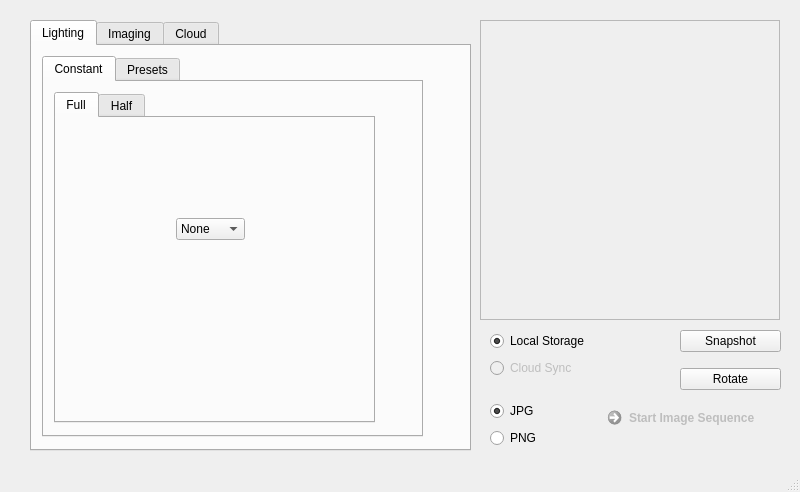
<?xml version="1.0" encoding="UTF-8"?>
<ui version="4.0">
 <class>MainWindow</class>
 <widget class="QMainWindow" name="MainWindow">
  <property name="geometry">
   <rect>
    <x>0</x>
    <y>0</y>
    <width>800</width>
    <height>492</height>
   </rect>
  </property>
  <property name="windowTitle">
   <string>FlashLapse Commad Point</string>
  </property>
  <property name="windowIcon">
   <iconset>
    <normaloff>../_image/icon.png</normaloff>../_image/icon.png</iconset>
  </property>
  <widget class="QWidget" name="centralwidget">
   <widget class="QLabel" name="Image_Frame">
    <property name="geometry">
     <rect>
      <x>480</x>
      <y>20</y>
      <width>300</width>
      <height>300</height>
     </rect>
    </property>
    <property name="frameShape">
     <enum>QFrame::StyledPanel</enum>
    </property>
    <property name="frameShadow">
     <enum>QFrame::Sunken</enum>
    </property>
    <property name="lineWidth">
     <number>5</number>
    </property>
    <property name="text">
     <string/>
    </property>
    <property name="pixmap">
     <pixmap>../_image/background.png</pixmap>
    </property>
    <property name="scaledContents">
     <bool>true</bool>
    </property>
   </widget>
   <widget class="QWidget" name="verticalLayoutWidget">
    <property name="geometry">
     <rect>
      <x>490</x>
      <y>400</y>
      <width>91</width>
      <height>51</height>
     </rect>
    </property>
    <layout class="QVBoxLayout" name="verticalLayout_4">
     <item>
      <widget class="QRadioButton" name="JPG">
       <property name="text">
        <string>JPG</string>
       </property>
       <property name="checked">
        <bool>true</bool>
       </property>
      </widget>
     </item>
     <item>
      <widget class="QRadioButton" name="PNG">
       <property name="text">
        <string>PNG</string>
       </property>
      </widget>
     </item>
    </layout>
   </widget>
   <widget class="QTabWidget" name="Control_Tab">
    <property name="geometry">
     <rect>
      <x>30</x>
      <y>20</y>
      <width>441</width>
      <height>431</height>
     </rect>
    </property>
    <property name="currentIndex">
     <number>0</number>
    </property>
    <widget class="QWidget" name="Lighting">
     <attribute name="title">
      <string>Lighting</string>
     </attribute>
     <widget class="QTabWidget" name="Lights">
      <property name="geometry">
       <rect>
        <x>10</x>
        <y>10</y>
        <width>381</width>
        <height>381</height>
       </rect>
      </property>
      <property name="currentIndex">
       <number>0</number>
      </property>
      <widget class="QWidget" name="Constant">
       <attribute name="title">
        <string>Constant</string>
       </attribute>
       <widget class="QTabWidget" name="Constant_Mode">
        <property name="geometry">
         <rect>
          <x>10</x>
          <y>10</y>
          <width>321</width>
          <height>331</height>
         </rect>
        </property>
        <property name="currentIndex">
         <number>0</number>
        </property>
        <widget class="QWidget" name="FullColor">
         <attribute name="title">
          <string>Full</string>
         </attribute>
         <widget class="QLabel" name="Color_Frame">
          <property name="geometry">
           <rect>
            <x>30</x>
            <y>10</y>
            <width>250</width>
            <height>250</height>
           </rect>
          </property>
          <property name="text">
           <string/>
          </property>
          <property name="pixmap">
           <pixmap>../_image/Color_None.png</pixmap>
          </property>
          <property name="scaledContents">
           <bool>true</bool>
          </property>
         </widget>
         <widget class="QComboBox" name="Full_Color_Select">
          <property name="geometry">
           <rect>
            <x>120</x>
            <y>100</y>
            <width>69</width>
            <height>22</height>
           </rect>
          </property>
          <property name="currentText">
           <string>None</string>
          </property>
          <item>
           <property name="text">
            <string>None</string>
           </property>
          </item>
          <item>
           <property name="text">
            <string>White</string>
           </property>
          </item>
          <item>
           <property name="text">
            <string>Red</string>
           </property>
          </item>
          <item>
           <property name="text">
            <string>Green</string>
           </property>
          </item>
          <item>
           <property name="text">
            <string>Blue</string>
           </property>
          </item>
         </widget>
        </widget>
        <widget class="QWidget" name="HalfColor">
         <attribute name="title">
          <string>Half</string>
         </attribute>
         <widget class="QLabel" name="Half_Left">
          <property name="geometry">
           <rect>
            <x>11</x>
            <y>10</y>
            <width>125</width>
            <height>250</height>
           </rect>
          </property>
          <property name="text">
           <string/>
          </property>
          <property name="pixmap">
           <pixmap>../_image/Color_None_Left.png</pixmap>
          </property>
          <property name="scaledContents">
           <bool>true</bool>
          </property>
         </widget>
         <widget class="QLabel" name="Half_Right">
          <property name="geometry">
           <rect>
            <x>165</x>
            <y>10</y>
            <width>125</width>
            <height>250</height>
           </rect>
          </property>
          <property name="text">
           <string/>
          </property>
          <property name="pixmap">
           <pixmap>../_image/Color_None_Right.png</pixmap>
          </property>
          <property name="scaledContents">
           <bool>true</bool>
          </property>
         </widget>
         <widget class="QWidget" name="layoutWidget">
          <property name="geometry">
           <rect>
            <x>50</x>
            <y>130</y>
            <width>191</width>
            <height>24</height>
           </rect>
          </property>
          <layout class="QHBoxLayout" name="horizontalLayout">
           <item>
            <widget class="QComboBox" name="Left_Select">
             <item>
              <property name="text">
               <string>None</string>
              </property>
             </item>
             <item>
              <property name="text">
               <string>White</string>
              </property>
             </item>
             <item>
              <property name="text">
               <string>Red</string>
              </property>
             </item>
             <item>
              <property name="text">
               <string>Green</string>
              </property>
             </item>
             <item>
              <property name="text">
               <string>Blue</string>
              </property>
             </item>
            </widget>
           </item>
           <item>
            <spacer name="horizontalSpacer">
             <property name="orientation">
              <enum>Qt::Horizontal</enum>
             </property>
             <property name="sizeHint" stdset="0">
              <size>
               <width>40</width>
               <height>20</height>
              </size>
             </property>
            </spacer>
           </item>
           <item>
            <widget class="QComboBox" name="Right_Select">
             <item>
              <property name="text">
               <string>None</string>
              </property>
             </item>
             <item>
              <property name="text">
               <string>White</string>
              </property>
             </item>
             <item>
              <property name="text">
               <string>Red</string>
              </property>
             </item>
             <item>
              <property name="text">
               <string>Green</string>
              </property>
             </item>
             <item>
              <property name="text">
               <string>Blue</string>
              </property>
             </item>
            </widget>
           </item>
          </layout>
         </widget>
        </widget>
       </widget>
      </widget>
      <widget class="QWidget" name="Presets">
       <attribute name="title">
        <string>Presets</string>
       </attribute>
       <widget class="QTabWidget" name="Presets">
        <property name="geometry">
         <rect>
          <x>10</x>
          <y>10</y>
          <width>321</width>
          <height>331</height>
         </rect>
        </property>
        <property name="currentIndex">
         <number>0</number>
        </property>
        <widget class="QWidget" name="Gravitropic">
         <attribute name="title">
          <string>Gravitropic</string>
         </attribute>
         <widget class="QTextBrowser" name="Gravi_Text">
          <property name="geometry">
           <rect>
            <x>10</x>
            <y>20</y>
            <width>290</width>
            <height>110</height>
           </rect>
          </property>
          <property name="html">
           <string>&lt;!DOCTYPE HTML PUBLIC &quot;-//W3C//DTD HTML 4.0//EN&quot; &quot;http://www.w3.org/TR/REC-html40/strict.dtd&quot;&gt;
&lt;html&gt;&lt;head&gt;&lt;meta name=&quot;qrichtext&quot; content=&quot;1&quot; /&gt;&lt;style type=&quot;text/css&quot;&gt;
p, li { white-space: pre-wrap; }
&lt;/style&gt;&lt;/head&gt;&lt;body style=&quot; font-family:'MS Shell Dlg 2'; font-size:8.1pt; font-weight:400; font-style:normal;&quot;&gt;
&lt;p style=&quot; margin-top:0px; margin-bottom:0px; margin-left:0px; margin-right:0px; -qt-block-indent:0; text-indent:0px;&quot;&gt;&lt;span style=&quot; font-size:8.25pt;&quot;&gt;12 hours full spectrum light from above, 90 degree rotation &amp;amp; all lights become a certain color.&lt;/span&gt;&lt;/p&gt;&lt;/body&gt;&lt;/html&gt;</string>
          </property>
         </widget>
         <widget class="QPushButton" name="Gravi_Confirm">
          <property name="geometry">
           <rect>
            <x>220</x>
            <y>195</y>
            <width>81</width>
            <height>23</height>
           </rect>
          </property>
          <property name="text">
           <string>Confirm </string>
          </property>
         </widget>
         <widget class="QWidget" name="layoutWidget">
          <property name="geometry">
           <rect>
            <x>10</x>
            <y>160</y>
            <width>189</width>
            <height>90</height>
           </rect>
          </property>
          <layout class="QHBoxLayout" name="horizontalLayout_2">
           <item>
            <widget class="QLabel" name="Color_Gravi">
             <property name="text">
              <string>Rotation Color:</string>
             </property>
             <property name="alignment">
              <set>Qt::AlignCenter</set>
             </property>
            </widget>
           </item>
           <item>
            <layout class="QVBoxLayout" name="verticalLayout_5">
             <item>
              <widget class="QRadioButton" name="Gravi_Red">
               <property name="text">
                <string>Red</string>
               </property>
              </widget>
             </item>
             <item>
              <widget class="QRadioButton" name="Gravi_Green">
               <property name="text">
                <string>Green</string>
               </property>
              </widget>
             </item>
             <item>
              <widget class="QRadioButton" name="Gravi_Blue">
               <property name="text">
                <string>Blue</string>
               </property>
              </widget>
             </item>
             <item>
              <widget class="QRadioButton" name="Gravi_White">
               <property name="text">
                <string>White</string>
               </property>
              </widget>
             </item>
            </layout>
           </item>
          </layout>
         </widget>
        </widget>
        <widget class="QWidget" name="Germination">
         <attribute name="title">
          <string>Germination</string>
         </attribute>
         <widget class="QTextBrowser" name="Germi_Text">
          <property name="geometry">
           <rect>
            <x>10</x>
            <y>20</y>
            <width>290</width>
            <height>110</height>
           </rect>
          </property>
          <property name="html">
           <string>&lt;!DOCTYPE HTML PUBLIC &quot;-//W3C//DTD HTML 4.0//EN&quot; &quot;http://www.w3.org/TR/REC-html40/strict.dtd&quot;&gt;
&lt;html&gt;&lt;head&gt;&lt;meta name=&quot;qrichtext&quot; content=&quot;1&quot; /&gt;&lt;style type=&quot;text/css&quot;&gt;
p, li { white-space: pre-wrap; }
&lt;/style&gt;&lt;/head&gt;&lt;body style=&quot; font-family:'MS Shell Dlg 2'; font-size:8.1pt; font-weight:400; font-style:normal;&quot;&gt;
&lt;p style=&quot; margin-top:0px; margin-bottom:0px; margin-left:0px; margin-right:0px; -qt-block-indent:0; text-indent:0px;&quot;&gt;&lt;span style=&quot; font-size:8.25pt;&quot;&gt;7 days of a certain colored light from all sides.&lt;/span&gt;&lt;/p&gt;&lt;/body&gt;&lt;/html&gt;</string>
          </property>
         </widget>
         <widget class="QPushButton" name="Germi_Confirm">
          <property name="geometry">
           <rect>
            <x>220</x>
            <y>195</y>
            <width>81</width>
            <height>23</height>
           </rect>
          </property>
          <property name="text">
           <string>Confirm </string>
          </property>
         </widget>
         <widget class="QWidget" name="layoutWidget_2">
          <property name="geometry">
           <rect>
            <x>10</x>
            <y>160</y>
            <width>189</width>
            <height>90</height>
           </rect>
          </property>
          <layout class="QHBoxLayout" name="horizontalLayout_3">
           <item>
            <widget class="QLabel" name="Color_Germi">
             <property name="text">
              <string>Color Setting:</string>
             </property>
             <property name="alignment">
              <set>Qt::AlignCenter</set>
             </property>
            </widget>
           </item>
           <item>
            <layout class="QVBoxLayout" name="verticalLayout_7">
             <item>
              <widget class="QRadioButton" name="Germi_Red">
               <property name="text">
                <string>Red</string>
               </property>
              </widget>
             </item>
             <item>
              <widget class="QRadioButton" name="Germi_Green">
               <property name="text">
                <string>Green</string>
               </property>
              </widget>
             </item>
             <item>
              <widget class="QRadioButton" name="Germi_Blue">
               <property name="text">
                <string>Blue</string>
               </property>
              </widget>
             </item>
             <item>
              <widget class="QRadioButton" name="Germi_White">
               <property name="text">
                <string>White</string>
               </property>
              </widget>
             </item>
            </layout>
           </item>
          </layout>
         </widget>
        </widget>
        <widget class="QWidget" name="Barrier">
         <attribute name="title">
          <string>Barrier</string>
         </attribute>
         <widget class="QTextBrowser" name="Barrier_Text">
          <property name="geometry">
           <rect>
            <x>10</x>
            <y>20</y>
            <width>290</width>
            <height>110</height>
           </rect>
          </property>
          <property name="html">
           <string>&lt;!DOCTYPE HTML PUBLIC &quot;-//W3C//DTD HTML 4.0//EN&quot; &quot;http://www.w3.org/TR/REC-html40/strict.dtd&quot;&gt;
&lt;html&gt;&lt;head&gt;&lt;meta name=&quot;qrichtext&quot; content=&quot;1&quot; /&gt;&lt;style type=&quot;text/css&quot;&gt;
p, li { white-space: pre-wrap; }
&lt;/style&gt;&lt;/head&gt;&lt;body style=&quot; font-family:'MS Shell Dlg 2'; font-size:8.1pt; font-weight:400; font-style:normal;&quot;&gt;
&lt;p style=&quot; margin-top:0px; margin-bottom:0px; margin-left:0px; margin-right:0px; -qt-block-indent:0; text-indent:0px;&quot;&gt;&lt;span style=&quot; font-size:8.25pt;&quot;&gt;24 hour of a certain colored light from above.&lt;/span&gt;&lt;/p&gt;&lt;/body&gt;&lt;/html&gt;</string>
          </property>
         </widget>
         <widget class="QPushButton" name="Barrier_Confirm">
          <property name="geometry">
           <rect>
            <x>220</x>
            <y>195</y>
            <width>81</width>
            <height>23</height>
           </rect>
          </property>
          <property name="text">
           <string>Confirm </string>
          </property>
         </widget>
         <widget class="QWidget" name="layoutWidget_3">
          <property name="geometry">
           <rect>
            <x>10</x>
            <y>160</y>
            <width>189</width>
            <height>90</height>
           </rect>
          </property>
          <layout class="QHBoxLayout" name="horizontalLayout_4">
           <item>
            <widget class="QLabel" name="Color_Barri">
             <property name="text">
              <string>Color Setting:</string>
             </property>
             <property name="alignment">
              <set>Qt::AlignCenter</set>
             </property>
            </widget>
           </item>
           <item>
            <layout class="QVBoxLayout" name="verticalLayout_8">
             <item>
              <widget class="QRadioButton" name="Barri_Red">
               <property name="text">
                <string>Red</string>
               </property>
              </widget>
             </item>
             <item>
              <widget class="QRadioButton" name="Barri_Green">
               <property name="text">
                <string>Green</string>
               </property>
              </widget>
             </item>
             <item>
              <widget class="QRadioButton" name="Barri_Blue">
               <property name="text">
                <string>Blue</string>
               </property>
              </widget>
             </item>
             <item>
              <widget class="QRadioButton" name="Barri_White">
               <property name="text">
                <string>White</string>
               </property>
              </widget>
             </item>
            </layout>
           </item>
          </layout>
         </widget>
        </widget>
        <widget class="QWidget" name="tab">
         <attribute name="title">
          <string>Disco</string>
         </attribute>
         <widget class="QPushButton" name="Disco">
          <property name="geometry">
           <rect>
            <x>40</x>
            <y>70</y>
            <width>231</width>
            <height>141</height>
           </rect>
          </property>
          <property name="text">
           <string>Start!</string>
          </property>
         </widget>
        </widget>
       </widget>
      </widget>
     </widget>
    </widget>
    <widget class="QWidget" name="Imaging">
     <attribute name="title">
      <string>Imaging</string>
     </attribute>
     <widget class="QWidget" name="layoutWidget">
      <property name="geometry">
       <rect>
        <x>10</x>
        <y>10</y>
        <width>381</width>
        <height>321</height>
       </rect>
      </property>
      <layout class="QVBoxLayout" name="verticalLayout_3">
       <item>
        <layout class="QVBoxLayout" name="verticalLayout">
         <item>
          <widget class="QLabel" name="Image_Title">
           <property name="text">
            <string>Image Sequence Title</string>
           </property>
          </widget>
         </item>
         <item>
          <widget class="QLineEdit" name="IST_Editor">
           <property name="enabled">
            <bool>true</bool>
           </property>
          </widget>
         </item>
         <item>
          <widget class="QLabel" name="Image_Interval">
           <property name="text">
            <string>Image Capture Interval</string>
           </property>
          </widget>
         </item>
         <item>
          <widget class="QSpinBox" name="ICI_spinBox">
           <property name="enabled">
            <bool>false</bool>
           </property>
           <property name="suffix">
            <string> s</string>
           </property>
           <property name="maximum">
            <number>9999999</number>
           </property>
          </widget>
         </item>
        </layout>
       </item>
       <item>
        <layout class="QVBoxLayout" name="verticalLayout_2">
         <item>
          <widget class="QLabel" name="Image_Duration">
           <property name="text">
            <string>Image Sequence Duration</string>
           </property>
          </widget>
         </item>
         <item>
          <widget class="QSpinBox" name="ISD_spinBox">
           <property name="enabled">
            <bool>false</bool>
           </property>
           <property name="suffix">
            <string> min</string>
           </property>
           <property name="maximum">
            <number>9999999</number>
           </property>
          </widget>
         </item>
         <item>
          <widget class="Line" name="line">
           <property name="orientation">
            <enum>Qt::Horizontal</enum>
           </property>
          </widget>
         </item>
         <item>
          <spacer name="verticalSpacer">
           <property name="orientation">
            <enum>Qt::Vertical</enum>
           </property>
           <property name="sizeType">
            <enum>QSizePolicy::Expanding</enum>
           </property>
           <property name="sizeHint" stdset="0">
            <size>
             <width>20</width>
             <height>120</height>
            </size>
           </property>
          </spacer>
         </item>
         <item>
          <widget class="QLabel" name="Directory_Label">
           <property name="enabled">
            <bool>true</bool>
           </property>
           <property name="frameShape">
            <enum>QFrame::StyledPanel</enum>
           </property>
           <property name="frameShadow">
            <enum>QFrame::Raised</enum>
           </property>
           <property name="text">
            <string>Storage Directory Not Selected</string>
           </property>
           <property name="alignment">
            <set>Qt::AlignCenter</set>
           </property>
          </widget>
         </item>
         <item>
          <widget class="QPushButton" name="Storage_Directory">
           <property name="enabled">
            <bool>false</bool>
           </property>
           <property name="text">
            <string>Select Storage Directory</string>
           </property>
           <property name="checkable">
            <bool>false</bool>
           </property>
          </widget>
         </item>
         <item>
          <widget class="QPushButton" name="Timelapse">
           <property name="enabled">
            <bool>true</bool>
           </property>
           <property name="text">
            <string>Timelapse Generation: ON</string>
           </property>
          </widget>
         </item>
        </layout>
       </item>
       <item>
        <widget class="QPushButton" name="Live_Feed">
         <property name="text">
          <string>Start Live Feed (30s)</string>
         </property>
        </widget>
       </item>
      </layout>
     </widget>
     <widget class="QWidget" name="layoutWidget">
      <property name="geometry">
       <rect>
        <x>14</x>
        <y>330</y>
        <width>411</width>
        <height>51</height>
       </rect>
      </property>
      <layout class="QVBoxLayout" name="verticalLayout_6">
       <item>
        <widget class="QLabel" name="Progress_Label">
         <property name="text">
          <string>Progress:</string>
         </property>
        </widget>
       </item>
       <item>
        <widget class="QProgressBar" name="Progress_Bar">
         <property name="enabled">
          <bool>false</bool>
         </property>
         <property name="value">
          <number>0</number>
         </property>
        </widget>
       </item>
      </layout>
     </widget>
    </widget>
    <widget class="QWidget" name="Cloud">
     <attribute name="title">
      <string>Cloud</string>
     </attribute>
     <widget class="QTabWidget" name="Service_Select">
      <property name="enabled">
       <bool>true</bool>
      </property>
      <property name="geometry">
       <rect>
        <x>10</x>
        <y>10</y>
        <width>401</width>
        <height>271</height>
       </rect>
      </property>
      <property name="currentIndex">
       <number>0</number>
      </property>
      <widget class="QWidget" name="Dropbox">
       <attribute name="title">
        <string>Dropbox</string>
       </attribute>
       <widget class="QLabel" name="label">
        <property name="geometry">
         <rect>
          <x>60</x>
          <y>10</y>
          <width>271</width>
          <height>140</height>
         </rect>
        </property>
        <property name="text">
         <string/>
        </property>
        <property name="pixmap">
         <pixmap>../_image/dropbox_logo.png</pixmap>
        </property>
        <property name="scaledContents">
         <bool>true</bool>
        </property>
       </widget>
       <widget class="QWidget" name="verticalLayoutWidget_2">
        <property name="geometry">
         <rect>
          <x>50</x>
          <y>130</y>
          <width>291</width>
          <height>80</height>
         </rect>
        </property>
        <layout class="QVBoxLayout" name="verticalLayout_9">
         <item>
          <spacer name="verticalSpacer_2">
           <property name="orientation">
            <enum>Qt::Vertical</enum>
           </property>
           <property name="sizeHint" stdset="0">
            <size>
             <width>20</width>
             <height>40</height>
            </size>
           </property>
          </spacer>
         </item>
         <item>
          <widget class="QLabel" name="Dropbox_Email_Prompt">
           <property name="text">
            <string>Please Enter Your Email Adress: </string>
           </property>
          </widget>
         </item>
         <item>
          <widget class="QLineEdit" name="Dropbox_Email"/>
         </item>
         <item>
          <widget class="QPushButton" name="Dropbox_Confirm">
           <property name="enabled">
            <bool>false</bool>
           </property>
           <property name="text">
            <string>Confirm Email</string>
           </property>
          </widget>
         </item>
        </layout>
       </widget>
      </widget>
      <widget class="QWidget" name="CyVerse">
       <attribute name="title">
        <string>CyVerse </string>
       </attribute>
       <widget class="QLabel" name="label_2">
        <property name="geometry">
         <rect>
          <x>60</x>
          <y>50</y>
          <width>281</width>
          <height>61</height>
         </rect>
        </property>
        <property name="text">
         <string/>
        </property>
        <property name="pixmap">
         <pixmap>../_image/cyverse_logo.png</pixmap>
        </property>
        <property name="scaledContents">
         <bool>true</bool>
        </property>
       </widget>
       <widget class="QWidget" name="verticalLayoutWidget_3">
        <property name="geometry">
         <rect>
          <x>50</x>
          <y>130</y>
          <width>291</width>
          <height>80</height>
         </rect>
        </property>
        <layout class="QVBoxLayout" name="verticalLayout_10">
         <item>
          <spacer name="verticalSpacer_3">
           <property name="orientation">
            <enum>Qt::Vertical</enum>
           </property>
           <property name="sizeHint" stdset="0">
            <size>
             <width>20</width>
             <height>40</height>
            </size>
           </property>
          </spacer>
         </item>
         <item>
          <widget class="QLabel" name="CyVerse_Email_Prompt">
           <property name="text">
            <string>Please Enter Your Email Adress:</string>
           </property>
          </widget>
         </item>
         <item>
          <widget class="QLineEdit" name="CyVerse_Email">
           <property name="enabled">
            <bool>false</bool>
           </property>
          </widget>
         </item>
         <item>
          <widget class="QPushButton" name="CyVerse_Confirm">
           <property name="enabled">
            <bool>false</bool>
           </property>
           <property name="text">
            <string>Confirm Email</string>
           </property>
          </widget>
         </item>
        </layout>
       </widget>
      </widget>
     </widget>
     <widget class="QWidget" name="horizontalLayoutWidget">
      <property name="geometry">
       <rect>
        <x>40</x>
        <y>330</y>
        <width>361</width>
        <height>31</height>
       </rect>
      </property>
      <layout class="QHBoxLayout" name="horizontalLayout_6">
       <item>
        <widget class="QRadioButton" name="Frequency_Off">
         <property name="text">
          <string>OFF</string>
         </property>
         <property name="checkable">
          <bool>true</bool>
         </property>
         <property name="checked">
          <bool>false</bool>
         </property>
        </widget>
       </item>
       <item>
        <widget class="QRadioButton" name="Frequency_Low">
         <property name="text">
          <string>LOW</string>
         </property>
        </widget>
       </item>
       <item>
        <widget class="QRadioButton" name="Frequency_Average">
         <property name="text">
          <string>AVERAGE</string>
         </property>
         <property name="checked">
          <bool>true</bool>
         </property>
        </widget>
       </item>
       <item>
        <widget class="QRadioButton" name="Frequency_High">
         <property name="text">
          <string>HIGH</string>
         </property>
        </widget>
       </item>
      </layout>
     </widget>
     <widget class="QLabel" name="Email_Update_Prompt">
      <property name="geometry">
       <rect>
        <x>40</x>
        <y>310</y>
        <width>171</width>
        <height>20</height>
       </rect>
      </property>
      <property name="text">
       <string>Email Status Update Frequency:</string>
      </property>
     </widget>
    </widget>
   </widget>
   <widget class="QCommandLinkButton" name="Start_Imaging">
    <property name="enabled">
     <bool>false</bool>
    </property>
    <property name="geometry">
     <rect>
      <x>600</x>
      <y>400</y>
      <width>191</width>
      <height>51</height>
     </rect>
    </property>
    <property name="autoFillBackground">
     <bool>false</bool>
    </property>
    <property name="text">
     <string>Start Image Sequence</string>
    </property>
    <property name="icon">
     <iconset>
      <normaloff>../_image/Start-icon.png</normaloff>../_image/Start-icon.png</iconset>
    </property>
    <property name="iconSize">
     <size>
      <width>35</width>
      <height>35</height>
     </size>
    </property>
   </widget>
   <widget class="QWidget" name="verticalLayoutWidget_4">
    <property name="geometry">
     <rect>
      <x>490</x>
      <y>330</y>
      <width>161</width>
      <height>51</height>
     </rect>
    </property>
    <layout class="QVBoxLayout" name="verticalLayout_12">
     <item>
      <widget class="QRadioButton" name="Local_Storage">
       <property name="text">
        <string>Local Storage</string>
       </property>
       <property name="checked">
        <bool>true</bool>
       </property>
      </widget>
     </item>
     <item>
      <widget class="QRadioButton" name="Cloud_Sync">
       <property name="enabled">
        <bool>false</bool>
       </property>
       <property name="text">
        <string>Cloud Sync</string>
       </property>
      </widget>
     </item>
    </layout>
   </widget>
   <widget class="QWidget" name="verticalLayoutWidget_5">
    <property name="geometry">
     <rect>
      <x>680</x>
      <y>320</y>
      <width>101</width>
      <height>80</height>
     </rect>
    </property>
    <layout class="QVBoxLayout" name="verticalLayout_13">
     <item>
      <widget class="QPushButton" name="Snapshot">
       <property name="enabled">
        <bool>true</bool>
       </property>
       <property name="text">
        <string>Snapshot</string>
       </property>
      </widget>
     </item>
     <item>
      <widget class="QPushButton" name="Rotate">
       <property name="text">
        <string>Rotate</string>
       </property>
      </widget>
     </item>
    </layout>
   </widget>
  </widget>
  <widget class="QStatusBar" name="statusBar"/>
  <widget class="QMenuBar" name="menubar">
   <property name="geometry">
    <rect>
     <x>0</x>
     <y>0</y>
     <width>800</width>
     <height>19</height>
    </rect>
   </property>
  </widget>
  <action name="actionOpen_Directory">
   <property name="enabled">
    <bool>false</bool>
   </property>
   <property name="text">
    <string>Open Directory</string>
   </property>
  </action>
  <action name="actionExit">
   <property name="text">
    <string>Exit</string>
   </property>
  </action>
  <action name="actionCreate_Timelapse">
   <property name="text">
    <string>Create Timelapse</string>
   </property>
  </action>
 </widget>
 <resources/>
 <connections/>
</ui>
